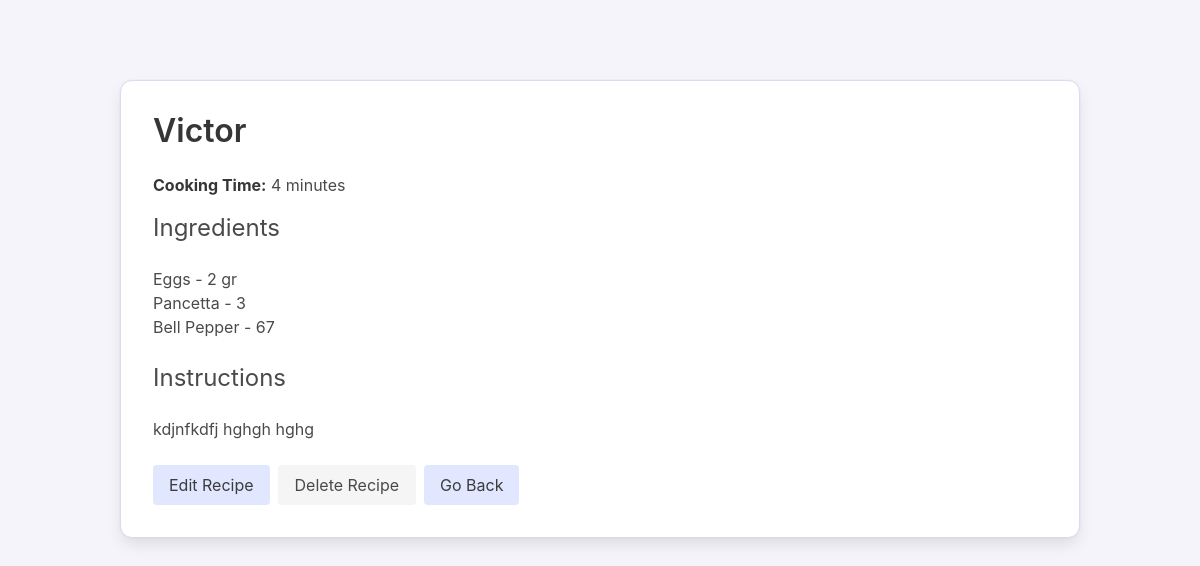
The app's page /recipe_generator/recipes/6/, older data.
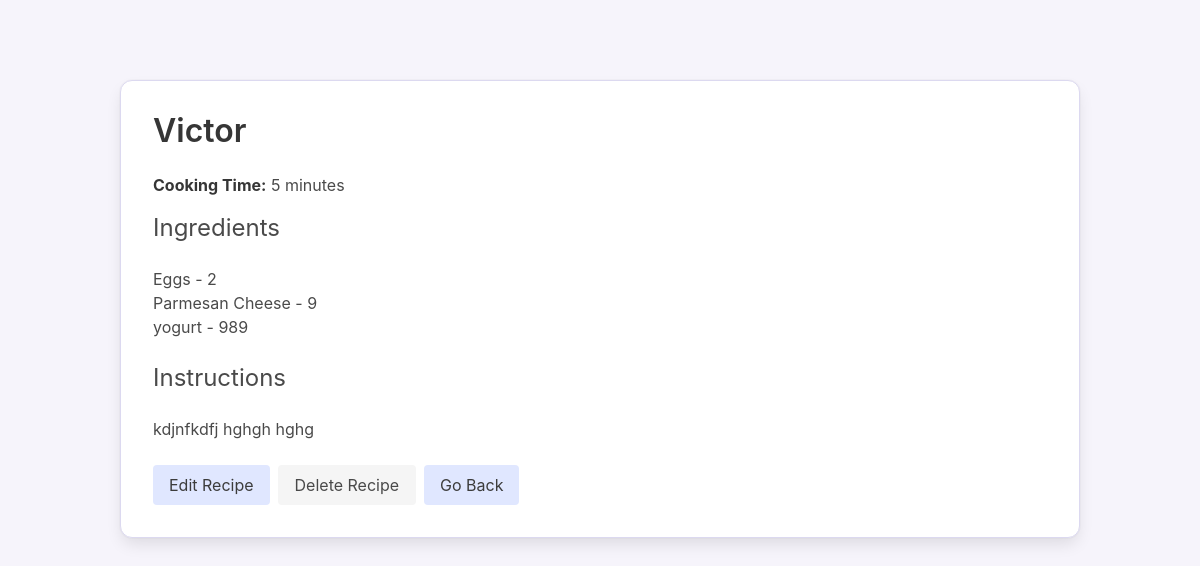
The same page, newer data.
### django_recipe_generator/recipe_generator/models.py (models this page shows, shortened)
class Recipe(models.Model):
    name = models.CharField(max_length=200, validators=[MinLengthValidator(3)])
    instructions = models.TextField()
    cooking_time = models.IntegerField(validators=[MinValueValidator(1)])  # in minutes
    ingredients = models.ManyToManyField(
        Ingredient,
        through='RecipeIngredient'
    )
    objects = RecipeManager()
    class Meta:
        ordering = ['id']

class RecipeIngredient(models.Model):
    recipe = models.ForeignKey(Recipe, on_delete=models.CASCADE)
    ingredient = models.ForeignKey(Ingredient, on_delete=models.CASCADE)
    quantity = models.CharField(max_length=50)

class Ingredient(models.Model):
    name = models.CharField(max_length=100)
    category = models.CharField(max_length=50)  # e.g., "protein", "vegetable"
    class Meta:
        ordering = ['id']

### django_recipe_generator/recipe_generator/views.py (the view)
class RecipeDetailView(DetailView):
    model = Recipe
    template_name = 'recipe_generator/recipe_detail.html'
    context_object_name = 'recipe'
    def get_queryset(self):
        return super().get_queryset().prefetch_related(
            Prefetch(
                'recipeingredient_set',
                queryset=RecipeIngredient.objects.select_related('ingredient')
            )
        )
    def get_context_data(self, **kwargs):
        context = super().get_context_data(**kwargs)
        request = self.request
        if request.session.get('came_from_search'):
            if request.session.get('was_editing'):
                search_query = request.session.get('search_query', '')
                try:
                    params = parse_qs(search_query)
                    clean_params = {
                        k: v for k, v in params.items()
                        if k and any(v) and k in ALLOWED_SEARCH_PARAMS
                    }
                    if clean_params:
                        context['back_url'] = (
                            reverse('recipe_list') + f"?{urlencode(clean_params, doseq=True)}"
                            if clean_params else ""
                        )
                    else:
                        context['back_url'] = reverse('recipe_list')
                except Exception:
                    context['back_url'] = reverse('recipe_list')
                if 'was_editing' in request.session:
                    del request.session['was_editing']
            else:
                context['back_url'] = (
                    request.META.get('HTTP_REFERER') or reverse('recipe_list')
                )
        else:
            context['back_url'] = reverse('index')
        return context

### django_recipe_generator/recipe_generator/models.py (called while the page is built)
    def get_queryset(self):
        return RecipeQuerySet(self.model, using=self._db)

### django_recipe_generator/templates/recipe_generator/recipe_detail.html (shortened to what this page needs)
<!DOCTYPE html>
<html lang="en">
<head>
  <link rel="stylesheet" href="https://cdn.jsdelivr.net/npm/bulma@0.9.4/css/bulma.min.css">
</head>
<body>
<section class="section">
  <div class="container">
    <div class="box pastel-box">
      <h1 class="title is-3">{{ recipe.name }}</h1>
      <p><strong>Cooking Time:</strong> {{ recipe.cooking_time }} minutes</p>
      <h2 class="subtitle is-4 mt-4">Ingredients</h2>
      <ul>
        {% for ingredient in recipe.recipeingredient_set.all %}
          <li>{{ ingredient.ingredient.name }} - {{ ingredient.quantity }}</li>
        {% endfor %}
      </ul>
      <h3 class="subtitle is-4 mt-5">Instructions</h3>
      {% if recipe.instructions %}
        <p>{{ recipe.instructions }}</p>
      {% else %}
        <p class="has-text-grey">No instructions provided for this recipe.</p>
      {% endif %}
      <div class="buttons mt-5">
        <a href="{% url 'recipe_edit' recipe.id %}" class="button is-pastel">Edit Recipe</a>
        <a href="{% url 'recipe_delete' recipe.id %}" class="button is-light">Delete Recipe</a>
        <a href="{{ back_url }}" class="button is-pastel">Go Back</a>
      </div>
    </div>
  </div>
</section>
</body>
</html>

### django_recipe_generator/templates/recipe_generator/recipe_detail.html (style rules this page uses)
body { background-color: #f6f4fb; }
.pastel-box { background-color: #ffffff; border: 1px solid #dcd9f0; border-radius: 12px; padding: 2rem; margin-top: 2rem; }
h1, h2, h3 { color: #6c63ff; }
.button.is-pastel { background-color: #e0e7ff; color: #3c3c3c; border: none; margin-right: 1rem; }

Row changes from the older to the newer data that the page shows:
removed RecipeIngredient: ingredient.name "Pancetta", quantity "3"
removed RecipeIngredient: ingredient.name "Bell Pepper", quantity "67"
changed Recipe "Victor": cooking_time "4" → "5"
changed RecipeIngredient "Eggs": quantity "2 gr" → "2"
added RecipeIngredient: ingredient.name "Parmesan Cheese", quantity "9"
added RecipeIngredient: ingredient.name "yogurt", quantity "989"
